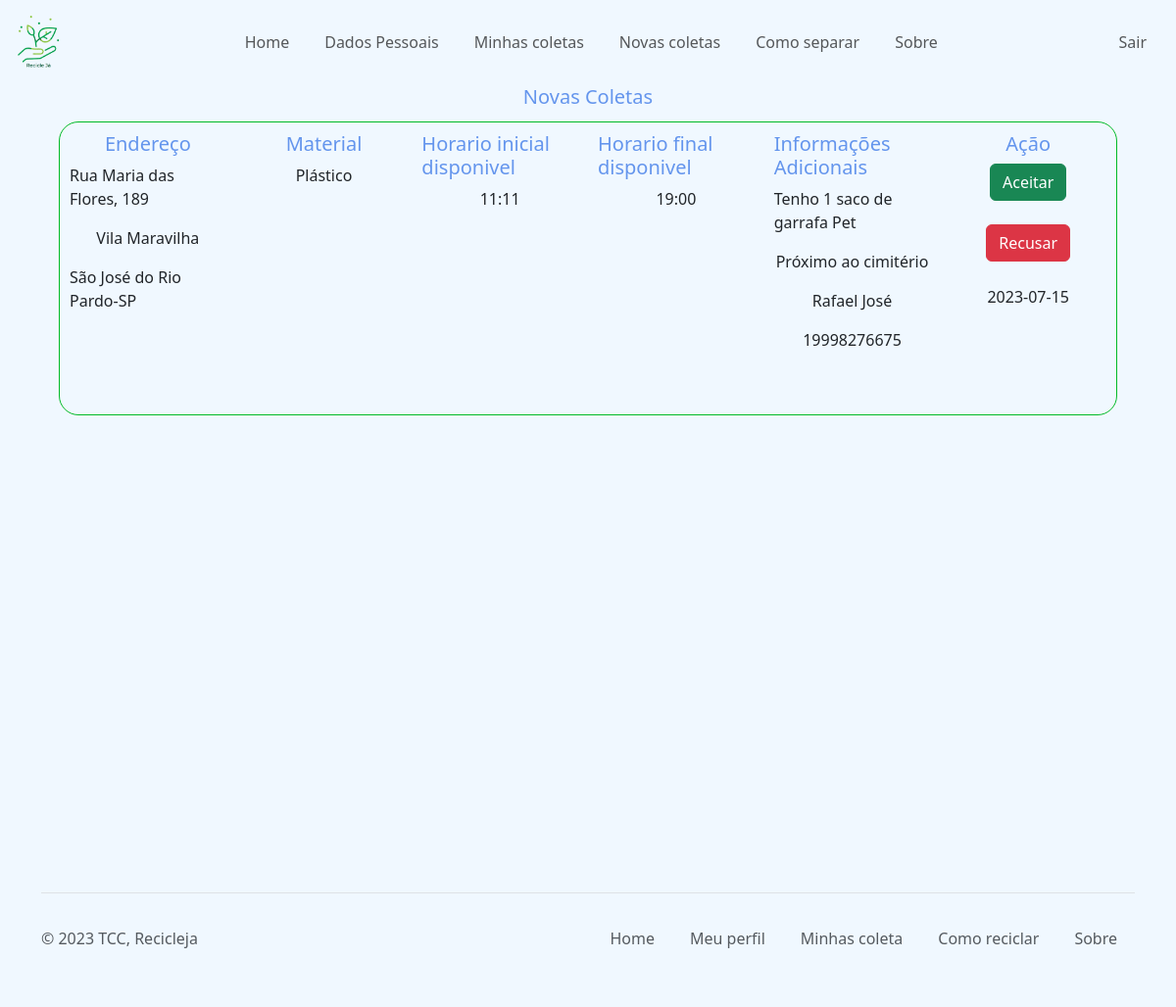
The app's page /tcc-catador/novacoleta.php (signed in) with its own data.
### tables this page shows
CREATE TABLE IF NOT EXISTS `coleta` (
  `id_coleta` int NOT NULL AUTO_INCREMENT,
  `data_cadastro` date NOT NULL,
  `data_coleta` date DEFAULT NULL,
  `status` int DEFAULT '1',
  `id_cliente` int NOT NULL,
  `info_adicionais` varchar(500) NOT NULL,
  `hr_disp_inicial` varchar(30) NOT NULL,
  `id_catador` int DEFAULT NULL,
  `hr_disp_final` varchar(30) NOT NULL,
  `plastico` varchar(55) NOT NULL,
  `vidro` varchar(55) NOT NULL,
  `madeira` varchar(55) NOT NULL,
  `metal` varchar(55) NOT NULL,
  `papel` varchar(55) NOT NULL,
  `papelao` varchar(55) NOT NULL,
  `rua` varchar(55) NOT NULL,
  `numero` varchar(100) NOT NULL,
  `bairro` varchar(55) NOT NULL,
  `cidade` varchar(55) NOT NULL,
  `estado` varchar(55) NOT NULL,
  `referencia` varchar(55) NOT NULL,
  `nome` varchar(55) NOT NULL,
  `telefone` varchar(55) NOT NULL,
  PRIMARY KEY (`id_coleta`),
  KEY `fk_cliente_coleta` (`id_cliente`)
);

### conexao/conexao.php (called while the page is built)
<?php
class Conexao
{
    public static $instance;
    public static function getConexao()
    {
        if (!isset(self::$instance)) {
            self::$instance = new PDO('mysql:host=localhost;dbname=reciclagem', 'root', '', array(PDO::MYSQL_ATTR_INIT_COMMAND => "SET NAMES utf8"));
            self::$instance->setAttribute(PDO::ATTR_ERRMODE, PDO::ERRMODE_EXCEPTION);
            self::$instance->setAttribute(PDO::ATTR_ORACLE_NULLS, PDO::NULL_EMPTY_STRING);
        }
        return self::$instance;
    }
}

### dao/ColetaDAO.php (called while the page is built, shortened)
<?php
    Class ColetaDao{
        public function novaColeta(){
            try{
                $sql = "SELECT * FROM coleta where status = 1 order by id_coleta desc ";
                $result = Conexao::getConexao()->query($sql);
                $lista = $result->fetchALL(PDO::FETCH_ASSOC);
                $f_lista = array();
                foreach($lista as $l){
                    $f_lista[] = $this->listaColeta($l);
                }
                return $f_lista;
            }
            catch(Exception $e){
                print "Ocorreu um erro ao buscar todas as coletas <br>". $e ."<br>";
            }
        }
        private function listaColeta($row){
            $coleta = new Coleta();
            $coleta->setId_coleta($row['id_coleta']);
            $coleta->setData_cadastro($row['data_cadastro']);
            $coleta->setData_coleta($row['data_coleta']);
            $coleta->setStatus($row['status']);
            $coleta->setId_cliente($row['id_cliente']);
            $coleta->setInfo_adicionais($row['info_adicionais']);
            $coleta->setHr_disp_inicial($row['hr_disp_inicial']);
            $coleta->setHr_disp_final($row['hr_disp_final']);
            $coleta->setId_catador($row['id_catador']);
            $coleta->setPlastico($row['plastico']);
            $coleta->setPapel($row['papel']);
            $coleta->setPapelao($row['papelao']);
            $coleta->setMadeira($row['madeira']);
            $coleta->setVidro($row['vidro']);
            $coleta->setMetal($row['metal']);
            $coleta->setRua($row['rua']);
            $coleta->setNumero($row['numero']);
            $coleta->setBairro($row['bairro']);
            $coleta->setCidade($row['cidade']);
            $coleta->setEstado($row['estado']);
            $coleta->setReferencia($row['referencia']);
            $coleta->setNome($row['nome']);
            $coleta->setTelefone($row['telefone']);
            return $coleta;
        }
    }
?>

### model/Coleta.php (called while the page is built, shortened)
<?php
    class Coleta{
        private $id_coleta;
        private $data_cadastro;
        private $info_adicionais;
        private $hr_disp_inicial;
        private $hr_disp_final;
        private $plastico;
        private $rua;
        private $numero;
        private $bairro;
        private $cidade;
        private $estado;
        private $referencia;
        private $nome;
        private $telefone;
        function getId_coleta(){
            return $this->id_coleta;
        }
        function getData_cadastro(){
            return $this->data_cadastro;
        }
        function getInfo_adicionais(){
            return $this->info_adicionais;
        }
        function getHr_disp_inicial(){
            return $this->hr_disp_inicial;
        }
        function getHr_disp_final(){
            return $this->hr_disp_final;
        }
        function getPlastico(){
            return $this->plastico;
        }
        function getRua(){
            return $this->rua;
        }
        function getNumero(){
            return $this->numero;
        }
        function getBairro(){
            return $this->bairro;
        }
        function getCidade(){
            return $this->cidade;
        }
        function getEstado(){
            return $this->estado;
        }
        function getReferencia(){
            return $this->referencia;
        }
        function getNome(){
            return $this->nome;
        }
        function getTelefone(){
            return $this->telefone;
        }
        function setId_coleta($id_coleta){
            $this->id_coleta = $id_coleta;
        }
        function setData_cadastro($data_cadastro){
            $this->data_cadastro = $data_cadastro;
        }
        function setInfo_adicionais($info_adicionais){
            $this->info_adicionais = $info_adicionais;
        }
        function setHr_disp_inicial($hr_disp_inicial){
            $this->hr_disp_inicial = $hr_disp_inicial;
        }
        function setHr_disp_final($hr_disp_final){
            $this->hr_disp_final = $hr_disp_final;
        }
        function setPlastico($plastico){
            $this->plastico = $plastico;
        }
        function setRua($rua){
            $this->rua = $rua;
        }
        function setNumero($numero){
            $this->numero = $numero;
        }
        function setBairro($bairro){
            $this->bairro = $bairro;
        }
        function setCidade($cidade){
            $this->cidade = $cidade;
        }
        function setEstado($estado){
            $this->estado = $estado;
        }
        function setReferencia($referencia){
            $this->referencia = $referencia;
        }
        function setNome($nome){
            $this->nome = $nome;
        }
        function setTelefone($telefone){
            $this->telefone = $telefone;
        }
    }
?>

### tcc-catador/novacoleta.php (the view, shortened to what this page needs)
<?php
    include_once "../conexao/Conexao.php";
    include_once "../dao/ColetaDAO.php";
    include_once "../model/Coleta.php";
    $coletadao = new ColetaDao();
?>
<!DOCTYPE html>
<html lang="pt-br">
<head>
    <link href="https://cdn.jsdelivr.net/npm/bootstrap@5.3.0/dist/css/bootstrap.min.css" rel="stylesheet">
    <link rel="stylesheet" href="../src/css/style.css">
</head>
<body class="cor">
 <header>
  <div class="container-fluid cor-nav">
<nav class="navbar navbar-expand-lg cor-nav">
    <a class="navbar-brand" href="../tcc-catador/index.php">
      <img src="../src/imagens/logoatt.png" width="55px">
    </a>
    <div class="collapse navbar-collapse" id="navbarTogglerDemo02">
      <div class="d-flex mx-auto flex-column flex-lg-row align-items-center">
        <ul class="navbar-nav ">
          <li class="nav-item active">
            <a class="nav-link" href="../tcc-catador/index.php">Home</a>
          </li>
          <li class="nav-item">
            <a class="nav-link" href="../tcc-catador/dadospessoais.php">Dados Pessoais</a>
          </li>
          <li class="nav-item">
            <a class="nav-link" href="../tcc-catador/minhascoletas.php">Minhas coletas</a>
          </li>
          <li class="nav-item">
            <a class="nav-link" href="../tcc-catador/novacoleta.php">Novas coletas</a>
          </li>
          <li class="nav-item">
            <a class="nav-link" href="../tcc-catador/comoreciclar.php">Como separar</a>
          </li>
          <li class="nav-item">
            <a class="nav-link" href="../tcc-catador/sobre.php">Sobre</a>
          </li>
        </ul>
      </div>
      <div class="d-flex flex-column flex-lg-row align-items-center">
          <ul class="navbar-nav  ">
            <li class="nav-item">
              <a class="nav-link" href="../sair.php">Sair</a>
            </li>
          </ul>
      </div>
    </div>
</nav>
</div>
</header>
<main>
  <h2>Novas Coletas</h2>
  <?php foreach ($coletadao->novaColeta() as $coleta) : ?>
    <div class="bloco">
      <div class="conteudo endereco">
        <h2>Endereço</h2>
              <p><?= $coleta->getRua() ?>, <?= $coleta->getNumero() ?></p>
              <p><?= $coleta->getBairro() ?></p>
              <p><?= $coleta->getCidade() ?>-<?= $coleta->getEstado() ?></p>
      </div>
      <div class="conteudo material">
        <h2>Material</h2>
              <p><?= $coleta->getPlastico() ?></p>
      </div>
      <div class="conteudo horario">
        <h2>Horario inicial disponivel</h2>
        <p><?= $coleta->getHr_disp_inicial()?></p>
      </div>
      <div class="conteudo horario">
        <h2>Horario final disponivel</h2>
        <p><?= $coleta->getHr_disp_final()?></p>
      </div>
      <div class="conteudo infoad">
      <h2>Informações Adicionais</h2>
      <p><?= $coleta->getInfo_adicionais()?></p>
      <p><?= $coleta->getReferencia()?></p>
      <p><?= $coleta->getNome()?></p>
      <p><?= $coleta->getTelefone()?></p>
    </div>
      <div class="conteudo acao">
        <h2>Ação</h2>
        <a href="../controller/ColetaController.php?ac=<?php echo $coleta->getId_coleta() ?>&id_catador=<?php echo $_SESSION["id_cliente"] ?>"><button type="button" class="btn btn-success">Aceitar</button></a><br>
        <a href="../controller/ColetaController.php?rec=<?php echo $coleta->getId_coleta() ?>"><button type="button" class="btn btn-danger">Recusar</button></a><br>
        <p><?= $coleta->getData_cadastro()?></p>
      </div>
  </div>
  <?php endforeach ?>
</main>
<div class="container">
  <footer class="d-flex flex-wrap justify-content-between align-items-center py-3 my-4 border-top">
    <p class="col-md-3 mb-0 text-body-secondary">&copy; 2023 TCC, Recicleja</p>
    <a href="/" class="col-md-3  d-flex align-items-center justify-content-center mb-3 mb-md-0 me-md-auto link-body-emphasis text-decoration-none">
      <svg class="bi me-2" width="40" height="32"><use xlink:href="#bootstrap"/></svg>
    </a>
    <ul class="nav col-md-6 justify-content-end">
      <li class="nav-item"><a href="../tcc-catador/index.php" class="nav-link px-2 text-body-secondary">Home</a></li>
      <li class="nav-item"><a href="../tcc-catador/dadospessoais.php" class="nav-link px-2 text-body-secondary">Meu perfil</a></li>
      <li class="nav-item"><a href="../tcc-catador/minhascoletas.php" class="nav-link px-2 text-body-secondary">Minhas coleta</a></li>
      <li class="nav-item"><a href="../tcc-catador/comoreciclar.php" class="nav-link px-2 text-body-secondary">Como reciclar</a></li>
      <li class="nav-item"><a href="../tcc-catador/sobre.php" class="nav-link px-2 text-body-secondary">Sobre</a></li>
    </ul>
  </footer>
</div>
</body>
</html>

### src/css/style.css (style rules this page uses)
* { margin: 0; padding: 0; box-sizing: border-box; }
.nav-item { padding: 10px; transform: 1s; }

### tcc-catador/novacoleta.php (style rules this page uses)
h2 { color: cornflowerblue; font-size: 20px; font-weight: strong; }
.cor, .cor-nav { background-color: #f0f8ff; }
main { display: flex; width: 100vw; height: 100vh; flex-direction: column; align-items: center; margin-top: ; }
.bloco { width: 90%; height: 300px; border: 1px solid #02ba26; border-radius: 20px; margin: 5px; display: flex; flex-direction: row; }
.conteudo { margin: 10px; width: 20%; display: flex; flex-direction: column; align-items: center; }

### records on screen
coleta: rua "Rua Maria das Flores", numero "189", bairro "Vila Maravilha", cidade "São José do Rio Pardo", estado "SP", plastico "Plástico", hr_disp_inicial "11:11", hr_disp_final "19:00", info_adicionais "Tenho 1 saco de garrafa Pet", referencia "Próximo ao cimitério", nome "Rafael José", telefone "19998276675", data_cadastro "2023-07-15"
